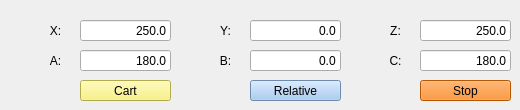
     <widget class="QWidget" name="move_base">
      <attribute name="title">
       <string>Move Cart</string>
      </attribute>
      <widget class="QPushButton" name="pushButton_cart_relative">
       <property name="geometry">
        <rect>
         <x>250</x>
         <y>80</y>
         <width>91</width>
         <height>21</height>
        </rect>
       </property>
       <property name="minimumSize">
        <size>
         <width>91</width>
         <height>21</height>
        </size>
       </property>
       <property name="maximumSize">
        <size>
         <width>91</width>
         <height>21</height>
        </size>
       </property>
       <property name="styleSheet">
        <string notr="true">background-color: rgb(153, 193, 241);</string>
       </property>
       <property name="text">
        <string>Relative</string>
       </property>
      </widget>
      <widget class="QPushButton" name="pushButton_cart_stop">
       <property name="geometry">
        <rect>
         <x>420</x>
         <y>80</y>
         <width>91</width>
         <height>21</height>
        </rect>
       </property>
       <property name="minimumSize">
        <size>
         <width>91</width>
         <height>21</height>
        </size>
       </property>
       <property name="maximumSize">
        <size>
         <width>91</width>
         <height>21</height>
        </size>
       </property>
       <property name="styleSheet">
        <string notr="true">background-color: rgb(255, 120, 0);</string>
       </property>
       <property name="text">
        <string>Stop</string>
       </property>
      </widget>
      <widget class="QLineEdit" name="lineEdit_x">
       <property name="geometry">
        <rect>
         <x>80</x>
         <y>20</y>
         <width>91</width>
         <height>21</height>
        </rect>
       </property>
       <property name="minimumSize">
        <size>
         <width>0</width>
         <height>21</height>
        </size>
       </property>
       <property name="maximumSize">
        <size>
         <width>16777215</width>
         <height>21</height>
        </size>
       </property>
       <property name="text">
        <string>250.0</string>
       </property>
       <property name="alignment">
        <set>Qt::AlignRight|Qt::AlignTrailing|Qt::AlignVCenter</set>
       </property>
      </widget>
      <widget class="QLineEdit" name="lineEdit_y">
       <property name="geometry">
        <rect>
         <x>250</x>
         <y>20</y>
         <width>91</width>
         <height>21</height>
        </rect>
       </property>
       <property name="minimumSize">
        <size>
         <width>0</width>
         <height>21</height>
        </size>
       </property>
       <property name="maximumSize">
        <size>
         <width>16777215</width>
         <height>21</height>
        </size>
       </property>
       <property name="text">
        <string>0.0</string>
       </property>
       <property name="alignment">
        <set>Qt::AlignRight|Qt::AlignTrailing|Qt::AlignVCenter</set>
       </property>
      </widget>
      <widget class="QLineEdit" name="lineEdit_z">
       <property name="geometry">
        <rect>
         <x>420</x>
         <y>20</y>
         <width>91</width>
         <height>21</height>
        </rect>
       </property>
       <property name="minimumSize">
        <size>
         <width>0</width>
         <height>21</height>
        </size>
       </property>
       <property name="maximumSize">
        <size>
         <width>16777215</width>
         <height>21</height>
        </size>
       </property>
       <property name="text">
        <string>250.0</string>
       </property>
       <property name="alignment">
        <set>Qt::AlignRight|Qt::AlignTrailing|Qt::AlignVCenter</set>
       </property>
      </widget>
      <widget class="QLineEdit" name="lineEdit_a">
       <property name="geometry">
        <rect>
         <x>80</x>
         <y>50</y>
         <width>91</width>
         <height>21</height>
        </rect>
       </property>
       <property name="minimumSize">
        <size>
         <width>0</width>
         <height>21</height>
        </size>
       </property>
       <property name="maximumSize">
        <size>
         <width>16777215</width>
         <height>21</height>
        </size>
       </property>
       <property name="text">
        <string>180.0</string>
       </property>
       <property name="alignment">
        <set>Qt::AlignRight|Qt::AlignTrailing|Qt::AlignVCenter</set>
       </property>
      </widget>
      <widget class="QLineEdit" name="lineEdit_b">
       <property name="geometry">
        <rect>
         <x>250</x>
         <y>50</y>
         <width>91</width>
         <height>21</height>
        </rect>
       </property>
       <property name="minimumSize">
        <size>
         <width>0</width>
         <height>21</height>
        </size>
       </property>
       <property name="maximumSize">
        <size>
         <width>16777215</width>
         <height>21</height>
        </size>
       </property>
       <property name="text">
        <string>0.0</string>
       </property>
       <property name="alignment">
        <set>Qt::AlignRight|Qt::AlignTrailing|Qt::AlignVCenter</set>
       </property>
      </widget>
      <widget class="QLineEdit" name="lineEdit_c">
       <property name="geometry">
        <rect>
         <x>420</x>
         <y>50</y>
         <width>91</width>
         <height>21</height>
        </rect>
       </property>
       <property name="minimumSize">
        <size>
         <width>0</width>
         <height>21</height>
        </size>
       </property>
       <property name="maximumSize">
        <size>
         <width>16777215</width>
         <height>21</height>
        </size>
       </property>
       <property name="text">
        <string>180.0</string>
       </property>
       <property name="alignment">
        <set>Qt::AlignRight|Qt::AlignTrailing|Qt::AlignVCenter</set>
       </property>
      </widget>
      <widget class="QPushButton" name="pushButton_cart_cart">
       <property name="geometry">
        <rect>
         <x>80</x>
         <y>80</y>
         <width>91</width>
         <height>21</height>
        </rect>
       </property>
       <property name="minimumSize">
        <size>
         <width>91</width>
         <height>21</height>
        </size>
       </property>
       <property name="maximumSize">
        <size>
         <width>91</width>
         <height>21</height>
        </size>
       </property>
       <property name="styleSheet">
        <string notr="true">background-color: rgb(249, 240, 107);</string>
       </property>
       <property name="text">
        <string>Cart</string>
       </property>
      </widget>
      <widget class="QLabel" name="label_x">
       <property name="geometry">
        <rect>
         <x>40</x>
         <y>20</y>
         <width>31</width>
         <height>21</height>
        </rect>
       </property>
       <property name="minimumSize">
        <size>
         <width>0</width>
         <height>21</height>
        </size>
       </property>
       <property name="maximumSize">
        <size>
         <width>16777215</width>
         <height>21</height>
        </size>
       </property>
       <property name="text">
        <string>X:</string>
       </property>
       <property name="alignment">
        <set>Qt::AlignCenter</set>
       </property>
      </widget>
      <widget class="QLabel" name="label_y">
       <property name="geometry">
        <rect>
         <x>210</x>
         <y>20</y>
         <width>31</width>
         <height>21</height>
        </rect>
       </property>
       <property name="minimumSize">
        <size>
         <width>0</width>
         <height>21</height>
        </size>
       </property>
       <property name="maximumSize">
        <size>
         <width>16777215</width>
         <height>21</height>
        </size>
       </property>
       <property name="text">
        <string>Y:</string>
       </property>
       <property name="alignment">
        <set>Qt::AlignCenter</set>
       </property>
      </widget>
      <widget class="QLabel" name="label_z">
       <property name="geometry">
        <rect>
         <x>380</x>
         <y>20</y>
         <width>31</width>
         <height>21</height>
        </rect>
       </property>
       <property name="minimumSize">
        <size>
         <width>0</width>
         <height>21</height>
        </size>
       </property>
       <property name="maximumSize">
        <size>
         <width>16777215</width>
         <height>21</height>
        </size>
       </property>
       <property name="text">
        <string>Z:</string>
       </property>
       <property name="alignment">
        <set>Qt::AlignCenter</set>
       </property>
      </widget>
      <widget class="QLabel" name="label_c">
       <property name="geometry">
        <rect>
         <x>380</x>
         <y>50</y>
         <width>31</width>
         <height>21</height>
        </rect>
       </property>
       <property name="minimumSize">
        <size>
         <width>0</width>
         <height>21</height>
        </size>
       </property>
       <property name="maximumSize">
        <size>
         <width>16777215</width>
         <height>21</height>
        </size>
       </property>
       <property name="text">
        <string>C:</string>
       </property>
       <property name="alignment">
        <set>Qt::AlignCenter</set>
       </property>
      </widget>
      <widget class="QLabel" name="label_b">
       <property name="geometry">
        <rect>
         <x>210</x>
         <y>50</y>
         <width>31</width>
         <height>21</height>
        </rect>
       </property>
       <property name="minimumSize">
        <size>
         <width>0</width>
         <height>21</height>
        </size>
       </property>
       <property name="maximumSize">
        <size>
         <width>16777215</width>
         <height>21</height>
        </size>
       </property>
       <property name="text">
        <string>B:</string>
       </property>
       <property name="alignment">
        <set>Qt::AlignCenter</set>
       </property>
      </widget>
      <widget class="QLabel" name="label_a">
       <property name="geometry">
        <rect>
         <x>40</x>
         <y>50</y>
         <width>31</width>
         <height>21</height>
        </rect>
       </property>
       <property name="minimumSize">
        <size>
         <width>0</width>
         <height>21</height>
        </size>
       </property>
       <property name="maximumSize">
        <size>
         <width>16777215</width>
         <height>21</height>
        </size>
       </property>
       <property name="text">
        <string>A:</string>
       </property>
       <property name="alignment">
        <set>Qt::AlignCenter</set>
       </property>
      </widget>
     </widget>
